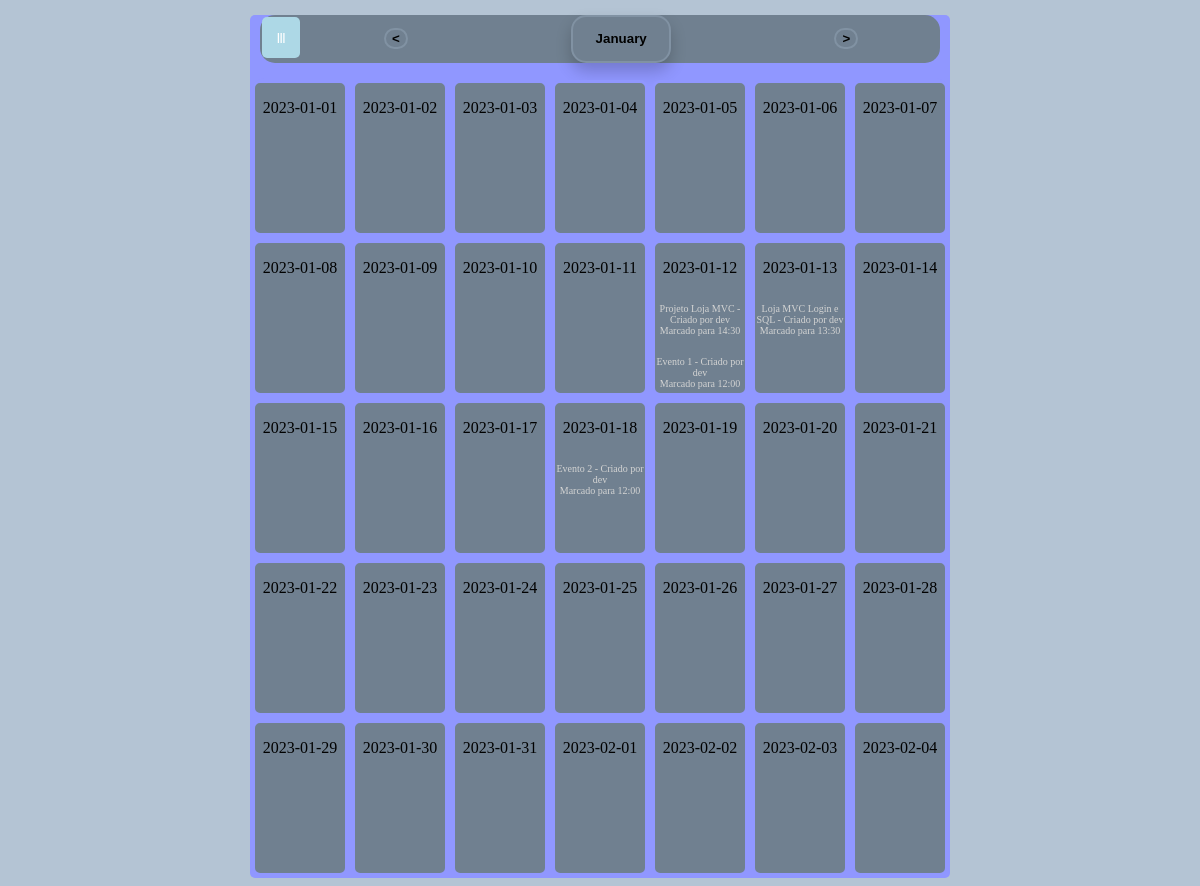
The page /main (signed in) on the database its author committed.
### tables this page shows
CREATE TABLE event (id INTEGER PRIMARY KEY AUTOINCREMENT, author_id INTEGER NOT NULL, CREATED TIMESTAMP NOT NULL DEFAULT CURRENT_TIMESTAMP, title TEXT NOT NULL, body TEXT NOT NULL, time TEXT NOT NULL, FOREIGN KEY (author_id) REFERENCES users (id));

CREATE TABLE users (id INTEGER PRIMARY KEY AUTOINCREMENT, username TEXT UNIQUE NOT NULL, password TEXT NOT NULL);

### app.py (the view)
@app.route("/main")
def main():
    db = get_db()
    posts = db.execute(
        'SELECT p.id, title, body, created, author_id, username, time'
        ' FROM event p JOIN users u ON p.author_id = u.id'
        ' ORDER BY created DESC').fetchall()
    session['data-visualizada'], session['mes-visualizado'], session['mes-objeto'] = calendario.data_util()
    return render_template('calendario/main.html', posts=posts, mes=session['mes-objeto'], btnMeio = session['mes-visualizado'])

### app.py (called while the page is built)
@app.before_request
def load_logged_in_user():
    user_id = session.get('user_id')
    if user_id is None:
        g.user = None
    else:
        g.user = get_db().execute(
            'SELECT * FROM users WHERE id = ?', (user_id,)
        ).fetchone()

def get_db():
    if 'db' not in g:
        g.db = sqlite3.connect('users.db')
        g.db.row_factory = sqlite3.Row
    return g.db

### calendario.py (called while the page is built)
def data_util(util=datetime.datetime.now()):
    dataAtual = util
    iteradorMes = calendar.Calendar(6).itermonthdates(dataAtual.year, dataAtual.month)
    listaDias = [val.strftime("%Y-%m-%d") for val in iteradorMes]
    dataString = dataAtual.strftime("%Y-%m-%d")
    monthName = dataAtual.strftime("%B")
    return dataString, monthName, listaDias

### templates/calendario/main.html (shortened to what this page needs)
<!DOCTYPE html>
<html>
<head>
    <link rel="stylesheet" href="{{ url_for('static', filename='css/style.css') }}">
</head>
<body>
    <div id="caixa-pai">
        <nav>
            <div id="caixa-titulo">
                <div class="menuDrop">
                    <button onclick="abrir()" class="droparbtn">|||</button>
                </div>
                <div class="btn"><button id="btn-ant" type="button" method="PUT" ><a href="{{ url_for('ant')}}"><</a></button></div>
                <div id="btn-mes" class="btn">
                    <button type="button" id="atual"  >
                        {% if btnMeio %}
                            <p class="mesAtual" >{{ btnMeio }}</p>
                        {% endif %}
                    </button>
                </div>
                <div class="btn"><button id="btn-prox" type="button" method="PUT" ><a href="{{ url_for('prox')}}">></a>
                </button></div>
            </div>
        </nav>
        <div id="caixa-calendario">
            {% for dia in mes %}
                <div class="dias"><p>{{ dia }}</p>
                    {% for post in posts %}
                        {% if dia[8:10]==post['time'][8:10] %}
                            <p class="evento">{{post['title']}} - Criado por {{post['username']}} <br> Marcado para {{ post['time'][11:16]  }} </p>
                        {% endif %}
                    {% endfor %} </div>
            {% endfor %}
        </div>
    </div>
</body>
</html>

### static/css/style.css (style rules this page uses)
body { background-color:rgb(180, 196, 212); text-align: center; }
#caixa-titulo { margin: 15px 10px; background-color: slategray; border-radius: 15px; display: flex; }
#caixa-calendario { background-color: #9097ff; border-radius: 15px; min-height: 750px; margin: auto; display: flex; flex-wrap: wrap; }
#caixa-pai { background-color: #9097ff; text-align: center; display:block; margin:auto; width: 700px; min-height: 500px; border-radius: 5px; }
.dias { border-style: solid; border-color: #9097ff; border-radius: 8px; background-color: slategray; height:150px; width: 90px; margin: 2px; display: flex; flex-direction: column; }
.btn { display: inline-block; margin: auto; height: inherit; }
button { background-color: slategray; border-style: solid; border-color: rgb(129, 146, 163); border-radius: 15px; font-weight: bold; }
#atual { width:100px; box-shadow: 0px 8px 16px 0px rgba(0,0,0,0.2); z-index: 1; }
.droparbtn { background-color: lightblue; color: white; padding: 15px; font-size: 10px; border: none; cursor: pointer; border-radius: 5px; }
.menuDrop { position:relative; display: inline-block; margin: 2px ; }
#btn-ant, #btn-prox { font-size: 25px; font-weight: bold; color:rgb(0, 0, 0) }
.evento { font-size: 10px; color: lightgray; position: relative; }
a { text-decoration: none; color: black; }

### rows shown on the page
event: title "Projeto Loja MVC", username "dev", time "14:30"
event: title "Evento 1", username "dev", time "12:00"
event: title "Loja MVC Login e SQL", username "dev", time "13:30"
event: title "Evento 2", username "dev", time "12:00"

### other values the page prints
{{ btnMeio }} "January"
{{ dia }} "2023-01-01" "2023-01-02" "2023-01-03" "2023-01-04" "2023-01-05" "2023-01-06" "2023-01-07" "2023-01-08" "2023-01-09" "2023-01-10" "2023-01-11" "2023-01-12" "2023-01-13" "2023-01-14" "2023-01-15" "2023-01-16" "2023-01-17" "2023-01-18" "2023-01-19" "2023-01-20" "2023-01-21" "2023-01-22" "2023-01-23" "2023-01-24" "2023-01-25" "2023-01-26" "2023-01-27" "2023-01-28" "2023-01-29" "2023-01-30" "2023-01-31" "2023-02-01" "2023-02-02" "2023-02-03" "2023-02-04"
